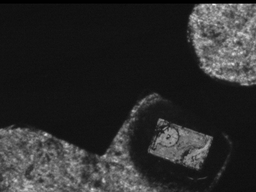
//> input picture opencv/NCC/IMAGEB15.bmp, 256 x 192 px, shrunk from 640 x 480 before the run
$ ./ncc   (built with g++ and OpenCV 4)
//> lines starting //> are read from the running program, lines starting //| are printed output that depends on the picture; after the words box and inside, x2 and y2 are one past the last pixel; in counts of white or black regions, pixels touching at a corner belong together
#include <opencv2/opencv.hpp>
#include<iostream>
#include<stdio.h>
#include<ctime>

using namespace cv;
using namespace std;
typedef unsigned char BYTE;
void TemplateMatch(Mat * pTo, Mat * pTemplate, Mat * src);
class Ve {
public:
    vector<Mat> ReadImage(cv::String pattern);
};

vector<Mat> Ve::ReadImage(cv::String pattern)
{
    vector<cv::String> fn;
    glob(pattern, fn, false);
    vector<Mat> images;
    size_t count = fn.size(); //number of png files in images folder
    for (int i = 0; i < count; i++)
    {
        images.emplace_back(cv::imread(fn[i]));
//> images[0] is the input picture: 192 rows x 256 cols, CV_8UC3; min 0, max 246, mean 44.4
        imshow("img", imread(fn[i]));

        Mat src = imread(fn[i]);
        Mat Template = imread("/home/jianzhuozhu/jianzhuozhu/opencv/pattern.bmp", 0);
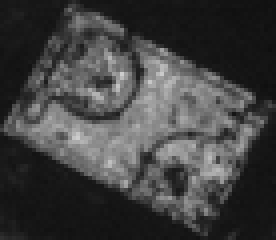
//> input picture opencv/pattern.bmp, 69 x 60 px, shrunk from 173 x 151 before the run (shown 4 times larger)
//> Template is the input picture: 60 rows x 69 cols, CV_8UC1; min 15, max 205, mean 64.6
        Mat pt;
        pt=src.clone();
        TemplateMatch(&pt, &Template, &src);
        imwrite("/home/jianzhuozhu/jianzhuozhu/opencv/img/P.jpg", pt);
        string old_str = "/home/jianzhuozhu/jianzhuozhu/opencv/img/P.jpg";
        string str1 = "/home/jianzhuozhu/jianzhuozhu/opencv/img/";
        char name[20];
        sprintf(name,"img%d",i);

        string str2 = name;
        string str = str1 + str2 + ".jpg";
        cout<<str<<endl;
        rename(old_str.c_str(), str.c_str());
        cout<<i<<endl;
    }
    return images;
}

void TemplateMatch(Mat * pTo, Mat * pTemplate, Mat * src)
{

    //循环变量
    int i, j, m, n;

    double dSumT; //模板元素的平方和
    double dSumS; //图像子区域元素的平方和
    double dSumST; //图像子区域和模板的点积

                   //响应值
    double R;

    //记录当前的最大响应
    double MaxR;

    //最大响应出现位置
    int nMaxX;
    int nMaxY;

    int nHeight = src->rows;
//> nHeight = 192
    int nWidth = src->cols;
//> nWidth = 256
    //模板的高、宽
    int nTplHeight = pTemplate->rows;
//> nTplHeight = 60
    int nTplWidth = pTemplate->cols;
//> nTplWidth = 69
    //计算 dSumT
    dSumT = 0;
    for (m = 0; m < nTplHeight; m++)
    {
        for (n = 0; n < nTplWidth; n++)
        {
            // 模板图像第m行，第n个象素的灰度值
            int nGray =*pTemplate->ptr(m, n);

            dSumT += (double)nGray*nGray;
        }
    }
//> this loop made 60 passes
//> dSumT on passes 1 to 12: 35403, 78989, 135100, 217629, 341875, 497917, 666168, 801313, 900364, 1021638, 1191058, 1380850
//> after the loop, dSumT = 27026768

    //找到图像中最大响应的出现位置
    MaxR = 0;
    for (i = 0; i < nHeight - nTplHeight + 1; i++)
    {
        for (j = 0; j < nWidth - nTplWidth + 1; j++)
        {
            dSumST = 0;
            dSumS = 0;

            for (m = 0; m < nTplHeight; m++)
            {
                for (n = 0; n < nTplWidth; n++)
                {
                    // 原图像第i+m行，第j+n列象素的灰度值
                    int nGraySrc = *src->ptr(i + m, j + n);

                    // 模板图像第m行，第n个象素的灰度值
                    int nGrayTpl = *pTemplate->ptr(m, n);

                    dSumS += (double)nGraySrc*nGraySrc;
                    dSumST += (double)nGraySrc*nGrayTpl;
                }
            }

            R = dSumST / (sqrt(dSumS)*sqrt(dSumT));//计算相关响应

            //与最大相似性比较
            if (R > MaxR)
            {
                MaxR = R;
                nMaxX = j;
                nMaxY = i;
            }
        }
    }
//> this loop made 133 passes
//> (dSumST, dSumS, R) on passes 1 to 12: (30309561, 54834022, 0.787), (30597374, 55696751, 0.789), (30817887, 56511674, 0.789), (30994322, 57392224, 0.787), (31064192, 58279389, 0.783), (31012997, 57959847, 0.784), (30967308, 57622593, 0.785), (30962958, 57248334, 0.787), (30976443, 56911759, 0.79), (30941426, 56480577, 0.792), (30886123, 56132600, 0.793), (30807822, 55751849, 0.794)
//> after the loop, dSumST = 9518905; dSumS = 10164670; R = 0.574; MaxR = 0.914; nMaxX = 146; nMaxY = 116


    Point pt1;//点坐标1
    Point pt2;//点坐标2
    pt1.x = nMaxX;
//> pt1 = Point(146, 0)
    pt1.y = nMaxY;
//> pt1 = Point(146, 116)
    pt2.x = nMaxX+nTplWidth;
//> pt2 = Point(215, 0)
    pt2.y = nMaxY+nTplHeight;
//> pt2 = Point(215, 176)
    rectangle(*pTo,pt1,pt2,Scalar(255,255,255),3,8,0);//用点画矩形窗
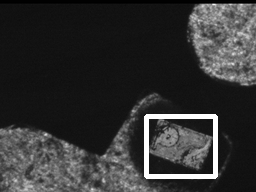
//> pTo: 192 rows x 256 cols, CV_8UC3; 2.6% of pixels changed, all inside (x1, y1, x2, y2) = (144, 114, 218, 179)
//> pass 2 of the loop in ReadImage, `for (int i = 0; i < count; i++)`:
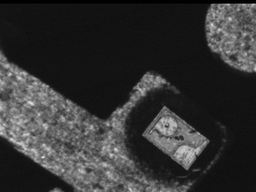
//> input picture opencv/NCC/IMAGEB16.bmp, 256 x 192 px, shrunk from 640 x 480 before the run
//> in ReadImage, images[1] is the input picture: 192 rows x 256 cols, CV_8UC3; min 0, max 231, mean 51.6
//> the loop in TemplateMatch (call 2), `for (m = 0; m < nTplHeight; m++)` made 60 passes
//> after the loop in TemplateMatch (call 2), `for (m = 0; m < nTplHeight; m++)`: dSumT = 27026768
//> the loop in TemplateMatch (call 2), `for (i = 0; i < nHeight - nTplHeight + 1; i++)` made 133 passes
//> (dSumST, dSumS, R) on passes 1 to 8: (23387505, 32654692, 0.787), (23514797, 33079594, 0.786), (23603102, 33523767, 0.784), (23644009, 33940744, 0.781), (23605754, 34211964, 0.776), (23479194, 33765694, 0.777), (23363111, 33469427, 0.777), (23242695, 33211115, 0.776)
//> in TemplateMatch (call 2), `rectangle(*pTo,pt1,pt2,Scalar(255,255,255),3,8,0);`:
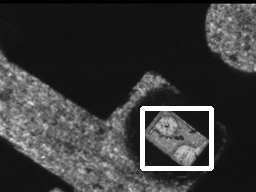
//> pTo: 192 rows x 256 cols, CV_8UC3; 2.6% of pixels changed, all inside (x1, y1, x2, y2) = (140, 106, 214, 171)
//> pass 3 of the loop in ReadImage, `for (int i = 0; i < count; i++)`:
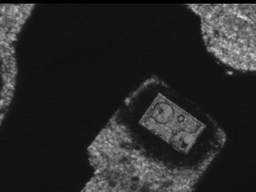
//> input picture opencv/NCC/IMAGEB17.bmp, 256 x 192 px, shrunk from 640 x 480 before the run
//> in ReadImage, images[2] is the input picture: 192 rows x 256 cols, CV_8UC3; min 0, max 225, mean 40.4
//> in TemplateMatch (call 3), `rectangle(*pTo,pt1,pt2,Scalar(255,255,255),3,8,0);`:
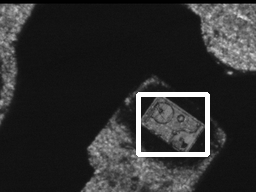
//> pTo: 192 rows x 256 cols, CV_8UC3; 2.6% of pixels changed, all inside (x1, y1, x2, y2) = (136, 92, 210, 157)

}


int main()
{

    clock_t start,end;
    start=clock();		//程序开始计时
    cv::String pattern="/home/jianzhuozhu/jianzhuozhu/opencv/NCC/*.bmp";
    Ve ve;
    vector<Mat> img=ve.ReadImage(pattern);

    end=clock();		//程序结束用时
	double endtime=(double)(end-start)/CLOCKS_PER_SEC;
    cout<<"Total time:"<<endtime*1000<<"ms"<<endl;	//ms为单位
    waitKey(0);
    return 0;
}
